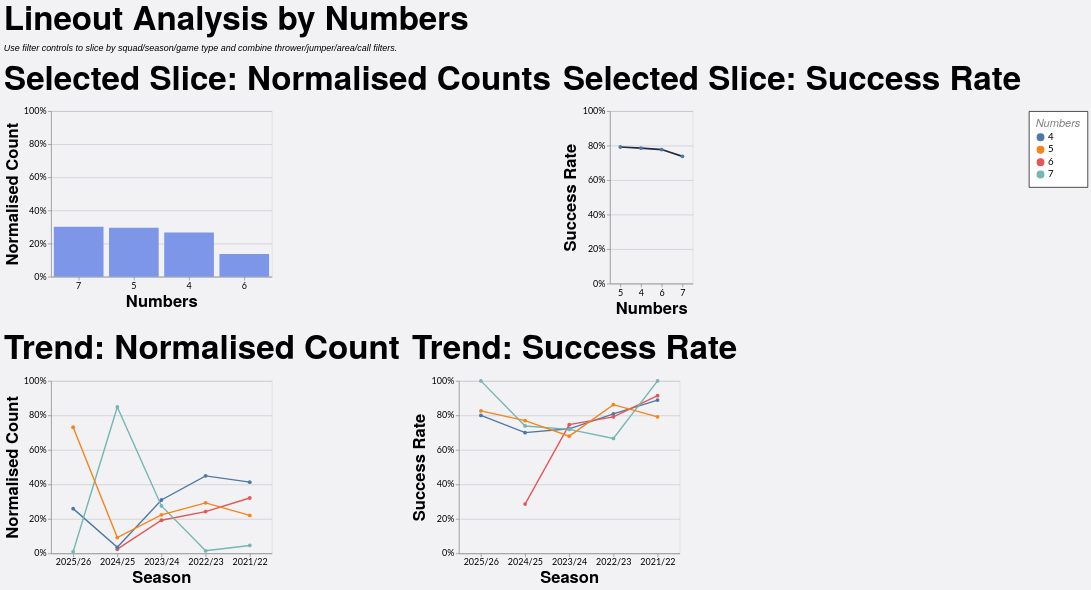

Write the Vega-Lite specification saved for this chart.
### Vega-Lite specification from a JSON file in a GitHub repository (floating-point values rounded to 4 significant figures; data arrays with more than 128 entries replaced by an {"elided": "..."} marker saying what was removed)
{"config": {"axis": {"labelFont": "Lato, sans-serif", "titleFont": "PT Sans Narrow, Helvetica Neue, Helvetica, Arial, sans-serif", "labelFontSize": 13, "titleFontSize": 24, "gridColor": "#202947", "gridOpacity": 0.2}, "header": {"labelFont": "PT Sans Narrow, Helvetica Neue, Helvetica, Arial, sans-serif", "titleFont": "PT Sans Narrow, Helvetica Neue, Helvetica, Arial, sans-serif", "labelFontSize": 24, "titleFontSize": 28, "labelFontWeight": "bold", "orient": "left"}, "legend": {"labelFont": "Lato, sans-serif", "titleFont": "PT Sans Narrow, Helvetica Neue, Helvetica, Arial, sans-serif", "labelFontSize": 14, "titleFontSize": 16, "titlePadding": 5, "fillColor": "white", "strokeColor": "black", "padding": 10, "titleFontWeight": "lighter", "titleFontStyle": "italic", "titleColor": "gray", "offset": 10}, "title": {"font": "PT Sans Narrow, Helvetica Neue, Helvetica, Arial, sans-serif", "fontSize": 48, "fontWeight": "bold", "anchor": "start", "align": "center", "titlePadding": 20, "subtitlePadding": 10, "subtitleFontSize": 13, "subtitleColor": "", "subtitleFontStyle": "italic", "offset": 15, "color": "black"}, "axisX": {"labelAngle": 0}, "facet": {"title": null, "header": null, "align": {"row": "each", "column": "each"}}, "resolve": {"scale": {"y": "independent", "facet": "independent"}}, "background": "#f2f1f4"}, "vconcat": [{"hconcat": [{"mark": {"type": "bar", "color": "#7d96e8"}, "encoding": {"tooltip": [{"field": "numbers", "title": "Numbers", "type": "nominal"}, {"field": "attempts", "format": ",.0f", "title": "Lineouts", "type": "quantitative"}, {"field": "share", "format": ".1%", "title": "Normalised Count", "type": "quantitative"}], "x": {"field": "numbers", "sort": "-y", "title": "Numbers", "type": "nominal"}, "y": {"axis": {"format": "%"}, "field": "share", "scale": {"domain": [0, 1]}, "title": "Normalised Count", "type": "quantitative"}}, "height": 240, "title": "Selected Slice: Normalised Counts", "transform": [{"filter": "(loSquad == 'All' || datum.squad == loSquad) && (loGameType == 'All' || (loGameType == 'League + Cup' && (datum.game_type == 'League' || datum.game_type == 'Cup')) || (loGameType == 'League only' && datum.game_type == 'League') || datum.game_type == loGameType) && (loOpposition == 'All' || datum.opposition == loOpposition) && (loThrower == 'All' || datum.thrower == loThrower) && (loJumper == 'All' || datum.jumper == loJumper) && (loArea == 'All' || datum.area == loArea) && (loNumbers == 'All' || datum.numbers == loNumbers) && (loCall == 'All' || datum.call == loCall) && (loCallType == 'All' || datum.call_type == loCallType)"}, {"filter": "(loSeason == 'All' || datum.season == loSeason)"}, {"aggregate": [{"op": "count", "as": "attempts"}, {"op": "sum", "field": "won", "as": "won"}], "groupby": ["numbers"]}, {"joinaggregate": [{"op": "sum", "field": "attempts", "as": "total_attempts"}]}, {"calculate": "datum.attempts / datum.total_attempts", "as": "share"}, {"calculate": "datum.won / datum.attempts", "as": "success_rate"}], "width": 320}, {"mark": {"type": "line", "color": "#202946", "point": true, "strokeWidth": 2.5}, "encoding": {"tooltip": [{"field": "numbers", "title": "Numbers", "type": "nominal"}, {"field": "won", "format": ",.0f", "title": "Won", "type": "quantitative"}, {"field": "attempts", "format": ",.0f", "title": "Lineouts", "type": "quantitative"}, {"field": "success_rate", "format": ".1%", "title": "Success Rate", "type": "quantitative"}], "x": {"field": "numbers", "sort": "-y", "title": "Numbers", "type": "nominal"}, "y": {"axis": {"format": "%"}, "field": "success_rate", "scale": {"domain": [0, 1]}, "title": "Success Rate", "type": "quantitative"}}, "height": 250, "title": "Selected Slice: Success Rate", "transform": [{"filter": "(loSquad == 'All' || datum.squad == loSquad) && (loGameType == 'All' || (loGameType == 'League + Cup' && (datum.game_type == 'League' || datum.game_type == 'Cup')) || (loGameType == 'League only' && datum.game_type == 'League') || datum.game_type == loGameType) && (loOpposition == 'All' || datum.opposition == loOpposition) && (loThrower == 'All' || datum.thrower == loThrower) && (loJumper == 'All' || datum.jumper == loJumper) && (loArea == 'All' || datum.area == loArea) && (loNumbers == 'All' || datum.numbers == loNumbers) && (loCall == 'All' || datum.call == loCall) && (loCallType == 'All' || datum.call_type == loCallType)"}, {"filter": "(loSeason == 'All' || datum.season == loSeason)"}, {"aggregate": [{"op": "count", "as": "attempts"}, {"op": "sum", "field": "won", "as": "won"}], "groupby": ["numbers"]}, {"joinaggregate": [{"op": "sum", "field": "attempts", "as": "total_attempts"}]}, {"calculate": "datum.attempts / datum.total_attempts", "as": "share"}, {"calculate": "datum.won / datum.attempts", "as": "success_rate"}], "width": {"step": 30}}], "spacing": 16}, {"hconcat": [{"mark": {"type": "line", "point": true, "strokeWidth": 2}, "encoding": {"color": {"field": "numbers", "title": "Numbers", "type": "nominal"}, "tooltip": [{"field": "season", "title": "Season", "type": "nominal"}, {"field": "numbers", "title": "Numbers", "type": "nominal"}, {"field": "attempts", "format": ",.0f", "title": "Lineouts", "type": "quantitative"}, {"field": "norm_count", "format": ".1%", "title": "Normalised Count", "type": "quantitative"}], "x": {"field": "season", "sort": "-x", "title": "Season", "type": "nominal"}, "y": {"axis": {"format": "%"}, "field": "norm_count", "scale": {"domain": [0, 1]}, "title": "Normalised Count", "type": "quantitative"}}, "height": 250, "title": "Trend: Normalised Count", "transform": [{"filter": "(loSquad == 'All' || datum.squad == loSquad) && (loGameType == 'All' || (loGameType == 'League + Cup' && (datum.game_type == 'League' || datum.game_type == 'Cup')) || (loGameType == 'League only' && datum.game_type == 'League') || datum.game_type == loGameType) && (loOpposition == 'All' || datum.opposition == loOpposition) && (loThrower == 'All' || datum.thrower == loThrower) && (loJumper == 'All' || datum.jumper == loJumper) && (loArea == 'All' || datum.area == loArea) && (loNumbers == 'All' || datum.numbers == loNumbers) && (loCall == 'All' || datum.call == loCall) && (loCallType == 'All' || datum.call_type == loCallType)"}, {"aggregate": [{"op": "count", "as": "attempts"}, {"op": "sum", "field": "won", "as": "won"}], "groupby": ["season", "numbers"]}, {"joinaggregate": [{"op": "sum", "field": "attempts", "as": "season_attempts"}], "groupby": ["season"]}, {"calculate": "datum.attempts / datum.season_attempts", "as": "norm_count"}, {"calculate": "datum.won / datum.attempts", "as": "success_rate"}], "width": 320}, {"mark": {"type": "line", "point": true, "strokeWidth": 2}, "encoding": {"color": {"field": "numbers", "title": "Numbers", "type": "nominal"}, "tooltip": [{"field": "season", "title": "Season", "type": "nominal"}, {"field": "numbers", "title": "Numbers", "type": "nominal"}, {"field": "won", "format": ",.0f", "title": "Won", "type": "quantitative"}, {"field": "attempts", "format": ",.0f", "title": "Lineouts", "type": "quantitative"}, {"field": "success_rate", "format": ".1%", "title": "Success Rate", "type": "quantitative"}], "x": {"field": "season", "sort": "-x", "title": "Season", "type": "nominal"}, "y": {"axis": {"format": "%"}, "field": "success_rate", "scale": {"domain": [0, 1]}, "title": "Success Rate", "type": "quantitative"}}, "height": 250, "title": "Trend: Success Rate", "transform": [{"filter": "(loSquad == 'All' || datum.squad == loSquad) && (loGameType == 'All' || (loGameType == 'League + Cup' && (datum.game_type == 'League' || datum.game_type == 'Cup')) || (loGameType == 'League only' && datum.game_type == 'League') || datum.game_type == loGameType) && (loOpposition == 'All' || datum.opposition == loOpposition) && (loThrower == 'All' || datum.thrower == loThrower) && (loJumper == 'All' || datum.jumper == loJumper) && (loArea == 'All' || datum.area == loArea) && (loNumbers == 'All' || datum.numbers == loNumbers) && (loCall == 'All' || datum.call == loCall) && (loCallType == 'All' || datum.call_type == loCallType)"}, {"aggregate": [{"op": "count", "as": "attempts"}, {"op": "sum", "field": "won", "as": "won"}], "groupby": ["season", "numbers"]}, {"joinaggregate": [{"op": "sum", "field": "attempts", "as": "season_attempts"}], "groupby": ["season"]}, {"calculate": "datum.attempts / datum.season_attempts", "as": "norm_count"}, {"calculate": "datum.won / datum.attempts", "as": "success_rate"}], "width": 320}], "spacing": 16}], "data": {"name": "data-cca1f4d99557158afd582ea153358762"}, "params": [{"name": "loSquad", "value": "All"}, {"name": "loSeason", "value": "All"}, {"name": "loGameType", "value": "All"}, {"name": "loOpposition", "value": "All"}, {"name": "loThrower", "value": "All"}, {"name": "loJumper", "value": "All"}, {"name": "loArea", "value": "All"}, {"name": "loNumbers", "value": "All"}, {"name": "loCall", "value": "All"}, {"name": "loCallType", "value": "All"}], "spacing": 22, "title": {"text": "Lineout Analysis by Numbers", "subtitle": "Use filter controls to slice by squad/season/game type and combine thrower/jumper/area/call filters."}, "$schema": "https://vega.github.io/schema/vega-lite/v5.20.1.json", "datasets": {"data-cca1f4d99557158afd582ea153358762": {"elided": "1152 records"}}}
